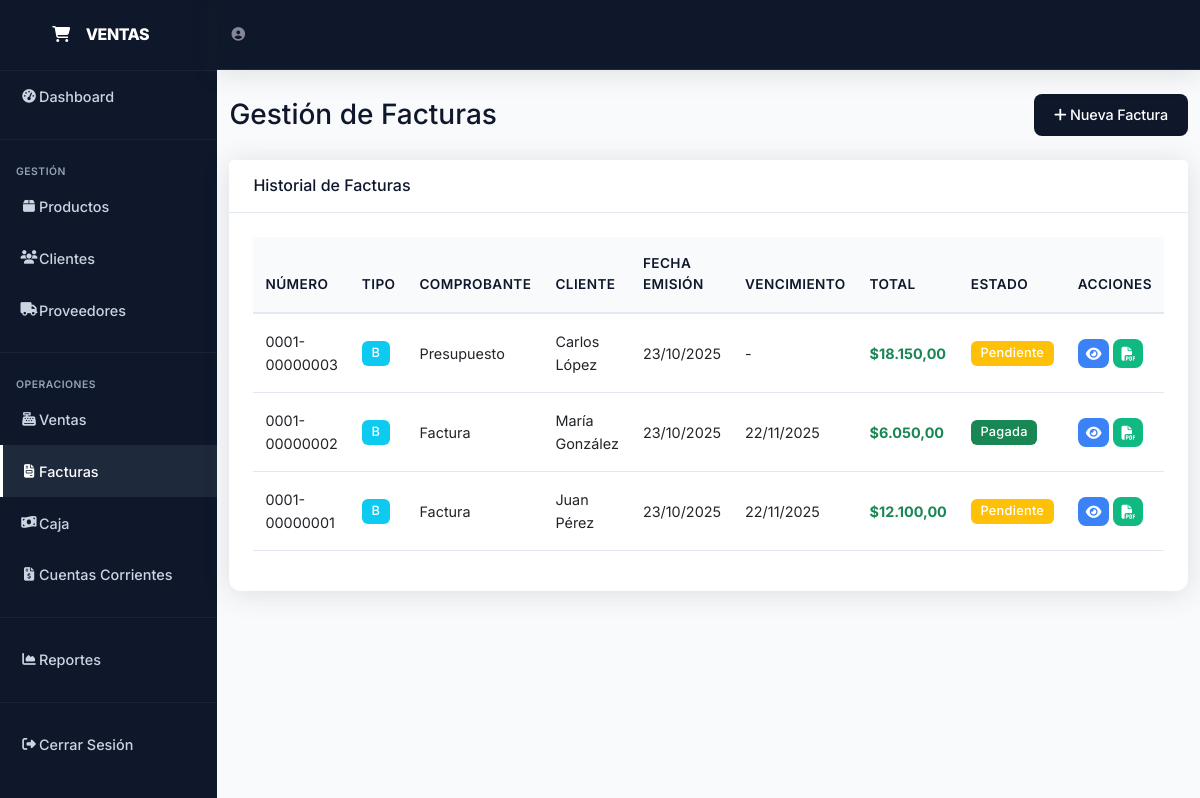
Page /facturas.php (signed in) on the committed database.
### tables this page shows
CREATE TABLE IF NOT EXISTS facturas (
    id INT PRIMARY KEY AUTO_INCREMENT,
    numero_factura VARCHAR(50) UNIQUE NOT NULL,
    tipo ENUM('A', 'B', 'C') NOT NULL,
    tipo_comprobante ENUM('factura', 'nota_credito', 'nota_debito', 'recibo', 'presupuesto') NOT NULL,
    cliente_id INT NOT NULL,
    fecha_emision DATE NOT NULL,
    fecha_vencimiento DATE,
    subtotal DECIMAL(10,2) NOT NULL,
    iva DECIMAL(10,2) DEFAULT 0,
    total DECIMAL(10,2) NOT NULL,
    estado ENUM('pendiente', 'pagada', 'vencida', 'anulada') DEFAULT 'pendiente',
    observaciones TEXT,
    usuario_id INT NOT NULL,
    fecha_creacion TIMESTAMP DEFAULT CURRENT_TIMESTAMP,
    FOREIGN KEY (cliente_id) REFERENCES clientes(id) ON DELETE RESTRICT,
    FOREIGN KEY (usuario_id) REFERENCES usuarios(id) ON DELETE RESTRICT
);

CREATE TABLE `clientes` (
  `id` int(11) NOT NULL,
  `nombre` varchar(100) NOT NULL,
  `apellido` varchar(100) NOT NULL,
  `email` varchar(100) DEFAULT NULL,
  `telefono` varchar(20) DEFAULT NULL,
  `direccion` text DEFAULT NULL,
  `dni` varchar(20) DEFAULT NULL,
  `estado` tinyint(1) DEFAULT 1,
  `fecha_creacion` timestamp NOT NULL DEFAULT current_timestamp()
);

### config.php (called while the page is built, shortened)
<?php
function formatear_precio($precio)
{
    return '$' . number_format($precio, 2, ',', '.');
}

### facturas.php (the view, shortened to what this page needs)
<?php
require_once 'config.php';
$sql_facturas = "SELECT f.*, c.nombre as cliente_nombre, c.apellido as cliente_apellido
                 FROM facturas f
                 INNER JOIN clientes c ON f.cliente_id = c.id
                 ORDER BY f.id DESC";
$result_facturas = $conn->query($sql_facturas);
?>
<!DOCTYPE html>
<html lang="es">
<head>
    <link href="https://cdnjs.cloudflare.com/ajax/libs/bootstrap/5.3.0/css/bootstrap.min.css" rel="stylesheet">
    <link href="https://cdnjs.cloudflare.com/ajax/libs/font-awesome/6.4.0/css/all.min.css" rel="stylesheet">
    <link rel="stylesheet" href="style-minimal.css">
</head>
<body>
    <div id="wrapper">
        <ul class="navbar-nav" id="sidebar-wrapper">
            <a class="sidebar-brand" href="index.php">
                <div class="sidebar-brand-icon"><i class="fas fa-shopping-cart"></i></div>
                <div class="sidebar-brand-text mx-3">VENTAS</div>
            </a>
            <hr class="sidebar-divider my-0" style="border-color: rgba(255,255,255,.2)">
            <li class="nav-item">
                <a class="nav-link" href="index.php">
                    <i class="fas fa-fw fa-tachometer-alt"></i><span>Dashboard</span>
                </a>
            </li>
            <hr class="sidebar-divider" style="border-color: rgba(255,255,255,.2)">
            <div class="sidebar-heading">Gestión</div>
            <li class="nav-item">
                <a class="nav-link" href="productos.php">
                    <i class="fas fa-fw fa-box"></i><span>Productos</span>
                </a>
            </li>
            <li class="nav-item">
                <a class="nav-link" href="clientes.php">
                    <i class="fas fa-fw fa-users"></i><span>Clientes</span>
                </a>
            </li>
            <li class="nav-item">
                <a class="nav-link" href="proveedores.php">
                    <i class="fas fa-fw fa-truck"></i><span>Proveedores</span>
                </a>
            </li>
            <hr class="sidebar-divider" style="border-color: rgba(255,255,255,.2)">
            <div class="sidebar-heading">Operaciones</div>
            <li class="nav-item">
                <a class="nav-link" href="ventas.php">
                    <i class="fas fa-fw fa-cash-register"></i><span>Ventas</span>
                </a>
            </li>
            <li class="nav-item">
                <a class="nav-link active" href="facturas.php">
                    <i class="fas fa-fw fa-file-invoice"></i><span>Facturas</span>
                </a>
            </li>
            <li class="nav-item">
                <a class="nav-link" href="caja.php">
                    <i class="fas fa-fw fa-money-bill-wave"></i><span>Caja</span>
                </a>
            </li>
            <li class="nav-item">
                <a class="nav-link" href="cuentas_corrientes.php">
                    <i class="fas fa-fw fa-file-invoice-dollar"></i><span>Cuentas Corrientes</span>
                </a>
            </li>
            <hr class="sidebar-divider" style="border-color: rgba(255,255,255,.2)">
            <li class="nav-item">
                <a class="nav-link" href="reportes.php">
                    <i class="fas fa-fw fa-chart-area"></i><span>Reportes</span>
                </a>
            </li>
            <hr class="sidebar-divider" style="border-color: rgba(255,255,255,.2)">
            <li class="nav-item">
                <a class="nav-link" href="cerrar_sesion.php">
                    <i class="fas fa-fw fa-sign-out-alt"></i><span>Cerrar Sesión</span>
                </a>
            </li>
        </ul>
        <div id="content-wrapper">
            <nav class="navbar navbar-expand topbar mb-4 static-top">
                <ul class="navbar-nav ml-auto">
                    <li class="nav-item">
                        <a class="nav-link" href="#">
                            <i class="fas fa-user-circle fa-2x" style="color: #858796;"></i>
                        </a>
                    </li>
                </ul>
            </nav>
            <div class="container-fluid">
                <div class="d-sm-flex align-items-center justify-content-between mb-4">
                    <h1 class="h3 mb-0 text-gray-800">Gestión de Facturas</h1>
                    <button class="btn btn-primary" data-bs-toggle="modal" data-bs-target="#modalFactura">
                        <i class="fas fa-plus"></i> Nueva Factura
                    </button>
                </div>
                <div class="card">
                    <div class="card-header py-3">
                        <h6 class="m-0 font-weight-bold" style="color: var(--primary);">Historial de Facturas</h6>
                    </div>
                    <div class="card-body">
                        <div class="table-responsive">
                            <table class="table table-hover">
                                <thead>
                                    <tr>
                                        <th>Número</th>
                                        <th>Tipo</th>
                                        <th>Comprobante</th>
                                        <th>Cliente</th>
                                        <th>Fecha Emisión</th>
                                        <th>Vencimiento</th>
                                        <th>Total</th>
                                        <th>Estado</th>
                                        <th>Acciones</th>
                                    </tr>
                                </thead>
                                <tbody>
                                    <?php while ($row = $result_facturas->fetch_assoc()): ?>
                                        <tr>
                                            <td><?php echo $row['numero_factura']; ?></td>
                                            <td><span class="badge bg-info"><?php echo $row['tipo']; ?></span></td>
                                            <td><?php echo ucfirst(str_replace('_', ' ', $row['tipo_comprobante'])); ?></td>
                                            <td><?php echo $row['cliente_nombre'] . ' ' . $row['cliente_apellido']; ?></td>
                                            <td><?php echo date('d/m/Y', strtotime($row['fecha_emision'])); ?></td>
                                            <td><?php echo $row['fecha_vencimiento'] ? date('d/m/Y', strtotime($row['fecha_vencimiento'])) : '-'; ?></td>
                                            <td class="text-success fw-bold"><?php echo formatear_precio($row['total']); ?></td>
                                            <td>
                                                <?php
                                                $badge_color = 'secondary';
                                                switch ($row['estado']) {
                                                    case 'pendiente':
                                                        $badge_color = 'warning';
                                                        break;
                                                    case 'pagada':
                                                        $badge_color = 'success';
                                                        break;
                                                }
                                                ?>
                                                <span class="badge bg-<?php echo $badge_color; ?>">
                                                    <?php echo ucfirst($row['estado']); ?>
                                                </span>
                                            </td>
                                            <td>
                                                <button class="btn btn-info btn-sm" onclick="verFactura(<?php echo $row['id']; ?>)">
                                                    <i class="fas fa-eye"></i>
                                                </button>
                                                <button class="btn btn-success btn-sm" onclick="descargarPDF(<?php echo $row['id']; ?>)">
                                                    <i class="fas fa-file-pdf"></i>
                                                </button>
                                            </td>
                                        </tr>
                                    <?php endwhile; ?>
                                </tbody>
                            </table>
                        </div>
                    </div>
                </div>
            </div>
        </div>
    </div>
</body>
</html>

### style-minimal.css (style rules this page uses)
:root { --primary-color: #0f172a; --primary-light: #1e293b; --primary-dark: #020617; --gray-50: #f8fafc; --gray-100: #f1f5f9; --gray-200: #e2e8f0; --gray-300: #cbd5e1; --gray-400: #94a3b8; --gray-500: #64748b; --gray-600: #475569; --gray-700: #334155; --gray-800: #1e293b; --gray-900: #0f172a; --success-color: #10b981; --warning-color: #f59e0b; --danger-color: #ef4444; --info-color: #3b82f6; --bg-primary: #ffffff; --bg-secondary: #f8fafc; --bg-dark: #0f172a; --text-primary: #0f172a; --text-secondary: #64748b; --text-light: #94a3b8; --text-white: #ffffff; --border-color: #e2e8f0; --border-radius: 8px; --border-radius-lg: 12px; --shadow-sm: 0 1px 2px 0 rgba(0, 0, 0, 0.05); --shadow-md: 0 4px 6px -1px rgba(0, 0, 0, 0.1); --shadow-lg: 0 10px 15px -3px rgba(0, 0, 0, 0.1); --spacing-xs: 0.25rem; --spacing-sm: 0.5rem; --spacing-md: 1rem; --spacing-lg: 1.5rem; --spacing-xl: 2rem; }
* { margin: 0; padding: 0; box-sizing: border-box; }
body { font-family: 'Inter', -apple-system, BlinkMacSystemFont, 'Segoe UI', sans-serif; font-size: 15px; line-height: 1.6; color: var(--text-primary); background-color: var(--bg-secondary); -webkit-font-smoothing: antialiased; -moz-osx-font-smoothing: grayscale; }
.navbar { background-color: var(--bg-dark) !important; box-shadow: var(--shadow-sm); border-bottom: 1px solid var(--gray-800); }
.nav-link { font-weight: 500; font-size: 0.9rem; transition: all 0.2s ease; }
.sidebar-brand { font-weight: 700; font-size: 1.2rem; letter-spacing: -0.03em; }
.sidebar-heading { font-size: 0.7rem; font-weight: 600; letter-spacing: 0.05em; text-transform: uppercase; color: var(--gray-400) !important; }
.nav-item .nav-link { color: var(--gray-300); border-left: 3px solid transparent; padding: 0.9rem 1rem; transition: all 0.2s ease; }
.nav-item .nav-link:hover, .nav-item .nav-link.active { background-color: var(--primary-light); color: var(--text-white); border-left-color: var(--text-white); }
.nav-item .nav-link i { width: 20px; text-align: center; }
.card { background-color: var(--bg-primary); border: 1px solid var(--border-color); border-radius: var(--border-radius-lg); box-shadow: var(--shadow-sm); transition: all 0.2s ease; }
.card-header { background-color: var(--bg-primary); border-bottom: 1px solid var(--border-color); font-weight: 600; color: var(--text-primary); padding: 1.25rem 1.5rem; }
.card-body { padding: 1.5rem; }
.btn { font-family: 'Inter', sans-serif; font-weight: 500; font-size: 0.9rem; padding: 0.65rem 1.25rem; border-radius: var(--border-radius); border: none; transition: all 0.2s ease; letter-spacing: -0.01em; }
.btn-primary { background-color: var(--primary-color); color: var(--text-white); }
.btn-success { background-color: var(--success-color); color: var(--text-white); }
.btn-info { background-color: var(--info-color); color: var(--text-white); }
.btn-sm { padding: 0.45rem 0.9rem; font-size: 0.85rem; }
.table { font-size: 0.9rem; }
.table thead th { background-color: var(--bg-secondary); color: var(--text-primary); font-weight: 600; font-size: 0.85rem; text-transform: uppercase; letter-spacing: 0.03em; border-bottom: 2px solid var(--border-color); padding: 1rem 0.75rem; }
.table tbody td { padding: 1rem 0.75rem; vertical-align: middle; border-bottom: 1px solid var(--border-color); }
.badge { font-weight: 500; font-size: 0.8rem; padding: 0.4rem 0.8rem; border-radius: 6px; letter-spacing: 0.02em; }

### rows in the picture
facturas: numero_factura "0001-00000003", tipo "B", tipo_comprobante "Presupuesto", cliente.nombre "Carlos", cliente.apellido "López", fecha_emision "23/10/2025", total "$18.150,00", estado "Pendiente"
facturas: numero_factura "0001-00000002", tipo "B", tipo_comprobante "Factura", cliente.nombre "María", cliente.apellido "González", fecha_emision "23/10/2025", fecha_vencimiento "22/11/2025", total "$6.050,00", estado "Pagada"
facturas: numero_factura "0001-00000001", tipo "B", tipo_comprobante "Factura", cliente.nombre "Juan", cliente.apellido "Pérez", fecha_emision "23/10/2025", fecha_vencimiento "22/11/2025", total "$12.100,00", estado "Pendiente"
